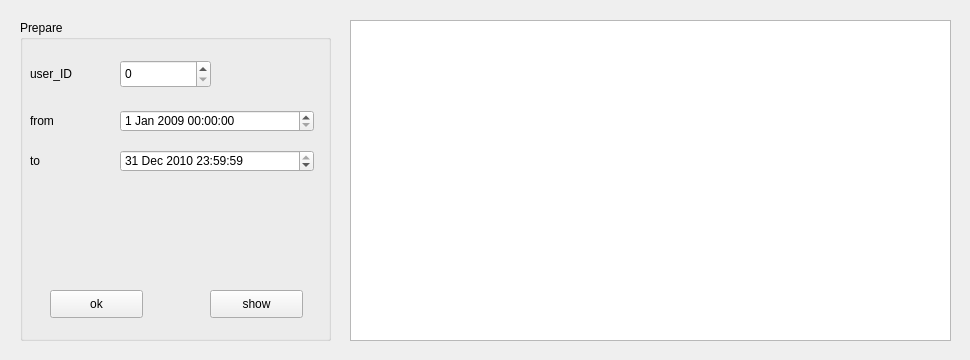
<?xml version="1.0" encoding="UTF-8"?>
<ui version="4.0">
 <class>ForOneUser</class>
 <widget class="QWidget" name="ForOneUser">
  <property name="geometry">
   <rect>
    <x>0</x>
    <y>0</y>
    <width>970</width>
    <height>360</height>
   </rect>
  </property>
  <property name="maximumSize">
   <size>
    <width>970</width>
    <height>360</height>
   </size>
  </property>
  <property name="windowTitle">
   <string>10 popular locations for a user</string>
  </property>
  <widget class="QtCharts::QChartView" name="histogramView">
   <property name="geometry">
    <rect>
     <x>350</x>
     <y>20</y>
     <width>601</width>
     <height>321</height>
    </rect>
   </property>
  </widget>
  <widget class="QGroupBox" name="groupBox">
   <property name="geometry">
    <rect>
     <x>20</x>
     <y>20</y>
     <width>311</width>
     <height>321</height>
    </rect>
   </property>
   <property name="title">
    <string>Prepare</string>
   </property>
   <widget class="QLabel" name="label">
    <property name="geometry">
     <rect>
      <x>10</x>
      <y>40</y>
      <width>72</width>
      <height>28</height>
     </rect>
    </property>
    <property name="text">
     <string>user_ID</string>
    </property>
   </widget>
   <widget class="QDateTimeEdit" name="etime">
    <property name="geometry">
     <rect>
      <x>100</x>
      <y>130</y>
      <width>194</width>
      <height>22</height>
     </rect>
    </property>
    <property name="dateTime">
     <datetime>
      <hour>23</hour>
      <minute>59</minute>
      <second>59</second>
      <year>2010</year>
      <month>12</month>
      <day>31</day>
     </datetime>
    </property>
    <property name="maximumDateTime">
     <datetime>
      <hour>23</hour>
      <minute>59</minute>
      <second>59</second>
      <year>2010</year>
      <month>12</month>
      <day>31</day>
     </datetime>
    </property>
    <property name="minimumDateTime">
     <datetime>
      <hour>0</hour>
      <minute>0</minute>
      <second>0</second>
      <year>2009</year>
      <month>1</month>
      <day>1</day>
     </datetime>
    </property>
   </widget>
   <widget class="QDateTimeEdit" name="stime">
    <property name="geometry">
     <rect>
      <x>100</x>
      <y>90</y>
      <width>194</width>
      <height>22</height>
     </rect>
    </property>
    <property name="maximumDateTime">
     <datetime>
      <hour>23</hour>
      <minute>59</minute>
      <second>59</second>
      <year>2010</year>
      <month>12</month>
      <day>31</day>
     </datetime>
    </property>
    <property name="minimumDateTime">
     <datetime>
      <hour>0</hour>
      <minute>0</minute>
      <second>0</second>
      <year>2009</year>
      <month>1</month>
      <day>1</day>
     </datetime>
    </property>
   </widget>
   <widget class="QSpinBox" name="oneuserid">
    <property name="geometry">
     <rect>
      <x>100</x>
      <y>40</y>
      <width>91</width>
      <height>28</height>
     </rect>
    </property>
    <property name="maximum">
     <number>22324</number>
    </property>
   </widget>
   <widget class="QLabel" name="label_2">
    <property name="geometry">
     <rect>
      <x>10</x>
      <y>90</y>
      <width>72</width>
      <height>21</height>
     </rect>
    </property>
    <property name="text">
     <string>from</string>
    </property>
   </widget>
   <widget class="QLabel" name="label_3">
    <property name="geometry">
     <rect>
      <x>10</x>
      <y>130</y>
      <width>72</width>
      <height>21</height>
     </rect>
    </property>
    <property name="text">
     <string>to</string>
    </property>
   </widget>
   <widget class="QPushButton" name="show">
    <property name="geometry">
     <rect>
      <x>190</x>
      <y>270</y>
      <width>93</width>
      <height>28</height>
     </rect>
    </property>
    <property name="text">
     <string>show</string>
    </property>
   </widget>
   <widget class="QPushButton" name="ok">
    <property name="geometry">
     <rect>
      <x>30</x>
      <y>270</y>
      <width>93</width>
      <height>28</height>
     </rect>
    </property>
    <property name="text">
     <string>ok</string>
    </property>
   </widget>
  </widget>
 </widget>
 <customwidgets>
  <customwidget>
   <class>QtCharts::QChartView</class>
   <extends>QGraphicsView</extends>
   <header location="global">qchartview.h</header>
  </customwidget>
 </customwidgets>
 <resources/>
 <connections/>
</ui>
